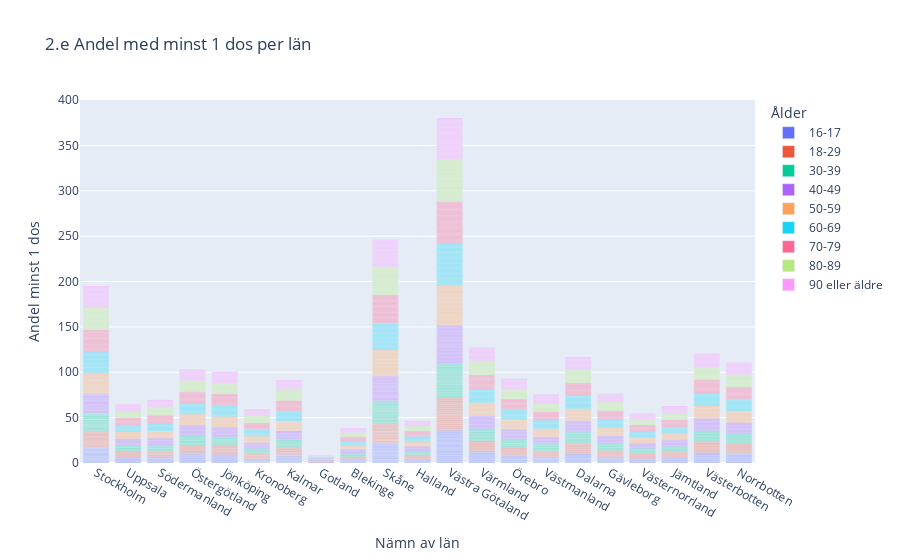

Source (notebook cell):
### Markdown cell above
e) Draw bar graphs for:
- proportion of people who take at least 1 dose per county
- proportion of people who vaccinated 2 doses per county

### Code cell
fig = px.bar(vaccin, x="Län_namn", y="Andel minst 1 dos", hover_data=["Kommun_namn"], color="Ålder",
       title="2.e Andel med minst 1 dos per län",
       labels=dict(Län_namn="Nämn av län"))

fig.show()
fig.write_html(f"Visualiseringar/Q2.e) Andel med minst 1 dos per län.html", auto_open=False)

### Figure 1 — Plotly figure (JSON) as saved in the notebook; plotly's stock layout.template omitted (floating-point values rounded to 4 significant figures; data arrays with more than 128 entries replaced by an {"elided": "..."} marker saying what was removed)
{"data": [{"alignmentgroup": "True", "customdata": {"elided": "290x1 str values"}, "hovertemplate": "Ålder=16-17<br>Nämn av län=%{x}<br>Andel minst 1 dos=%{y}<br>Kommun_namn=%{customdata[0]}<extra></extra>", "legendgroup": "16-17", "marker": {"color": "#636efa", "pattern": {"shape": ""}}, "name": "16-17", "offsetgroup": "16-17", "orientation": "v", "showlegend": true, "textposition": "auto", "type": "bar", "x": {"elided": "290 str values"}, "xaxis": "x", "y": {"elided": "290 float values"}, "yaxis": "y"}, {"alignmentgroup": "True", "customdata": {"elided": "290x1 str values"}, "hovertemplate": "Ålder=18-29<br>Nämn av län=%{x}<br>Andel minst 1 dos=%{y}<br>Kommun_namn=%{customdata[0]}<extra></extra>", "legendgroup": "18-29", "marker": {"color": "#EF553B", "pattern": {"shape": ""}}, "name": "18-29", "offsetgroup": "18-29", "orientation": "v", "showlegend": true, "textposition": "auto", "type": "bar", "x": {"elided": "290 str values"}, "xaxis": "x", "y": {"elided": "290 float values"}, "yaxis": "y"}, {"alignmentgroup": "True", "customdata": {"elided": "290x1 str values"}, "hovertemplate": "Ålder=30-39<br>Nämn av län=%{x}<br>Andel minst 1 dos=%{y}<br>Kommun_namn=%{customdata[0]}<extra></extra>", "legendgroup": "30-39", "marker": {"color": "#00cc96", "pattern": {"shape": ""}}, "name": "30-39", "offsetgroup": "30-39", "orientation": "v", "showlegend": true, "textposition": "auto", "type": "bar", "x": {"elided": "290 str values"}, "xaxis": "x", "y": {"elided": "290 float values"}, "yaxis": "y"}, {"alignmentgroup": "True", "customdata": {"elided": "290x1 str values"}, "hovertemplate": "Ålder=40-49<br>Nämn av län=%{x}<br>Andel minst 1 dos=%{y}<br>Kommun_namn=%{customdata[0]}<extra></extra>", "legendgroup": "40-49", "marker": {"color": "#ab63fa", "pattern": {"shape": ""}}, "name": "40-49", "offsetgroup": "40-49", "orientation": "v", "showlegend": true, "textposition": "auto", "type": "bar", "x": {"elided": "290 str values"}, "xaxis": "x", "y": {"elided": "290 float values"}, "yaxis": "y"}, {"alignmentgroup": "True", "customdata": {"elided": "290x1 str values"}, "hovertemplate": "Ålder=50-59<br>Nämn av län=%{x}<br>Andel minst 1 dos=%{y}<br>Kommun_namn=%{customdata[0]}<extra></extra>", "legendgroup": "50-59", "marker": {"color": "#FFA15A", "pattern": {"shape": ""}}, "name": "50-59", "offsetgroup": "50-59", "orientation": "v", "showlegend": true, "textposition": "auto", "type": "bar", "x": {"elided": "290 str values"}, "xaxis": "x", "y": {"elided": "290 float values"}, "yaxis": "y"}, {"alignmentgroup": "True", "customdata": {"elided": "290x1 str values"}, "hovertemplate": "Ålder=60-69<br>Nämn av län=%{x}<br>Andel minst 1 dos=%{y}<br>Kommun_namn=%{customdata[0]}<extra></extra>", "legendgroup": "60-69", "marker": {"color": "#19d3f3", "pattern": {"shape": ""}}, "name": "60-69", "offsetgroup": "60-69", "orientation": "v", "showlegend": true, "textposition": "auto", "type": "bar", "x": {"elided": "290 str values"}, "xaxis": "x", "y": {"elided": "290 float values"}, "yaxis": "y"}, {"alignmentgroup": "True", "customdata": {"elided": "290x1 str values"}, "hovertemplate": "Ålder=70-79<br>Nämn av län=%{x}<br>Andel minst 1 dos=%{y}<br>Kommun_namn=%{customdata[0]}<extra></extra>", "legendgroup": "70-79", "marker": {"color": "#FF6692", "pattern": {"shape": ""}}, "name": "70-79", "offsetgroup": "70-79", "orientation": "v", "showlegend": true, "textposition": "auto", "type": "bar", "x": {"elided": "290 str values"}, "xaxis": "x", "y": {"elided": "290 float values"}, "yaxis": "y"}, {"alignmentgroup": "True", "customdata": {"elided": "290x1 str values"}, "hovertemplate": "Ålder=80-89<br>Nämn av län=%{x}<br>Andel minst 1 dos=%{y}<br>Kommun_namn=%{customdata[0]}<extra></extra>", "legendgroup": "80-89", "marker": {"color": "#B6E880", "pattern": {"shape": ""}}, "name": "80-89", "offsetgroup": "80-89", "orientation": "v", "showlegend": true, "textposition": "auto", "type": "bar", "x": {"elided": "290 str values"}, "xaxis": "x", "y": {"elided": "290 float values"}, "yaxis": "y"}, {"alignmentgroup": "True", "customdata": {"elided": "290x1 str values"}, "hovertemplate": "Ålder=90 eller äldre<br>Nämn av län=%{x}<br>Andel minst 1 dos=%{y}<br>Kommun_namn=%{customdata[0]}<extra></extra>", "legendgroup": "90 eller äldre", "marker": {"color": "#FF97FF", "pattern": {"shape": ""}}, "name": "90 eller äldre", "offsetgroup": "90 eller äldre", "orientation": "v", "showlegend": true, "textposition": "auto", "type": "bar", "x": {"elided": "290 str values"}, "xaxis": "x", "y": {"elided": "290 float values"}, "yaxis": "y"}], "layout": {"barmode": "relative", "legend": {"title": {"text": "Ålder"}, "tracegroupgap": 0}, "title": {"text": "2.e Andel med minst 1 dos per län"}, "xaxis": {"anchor": "y", "domain": [0, 1], "title": {"text": "Nämn av län"}}, "yaxis": {"anchor": "x", "domain": [0, 1], "title": {"text": "Andel minst 1 dos"}}}}
